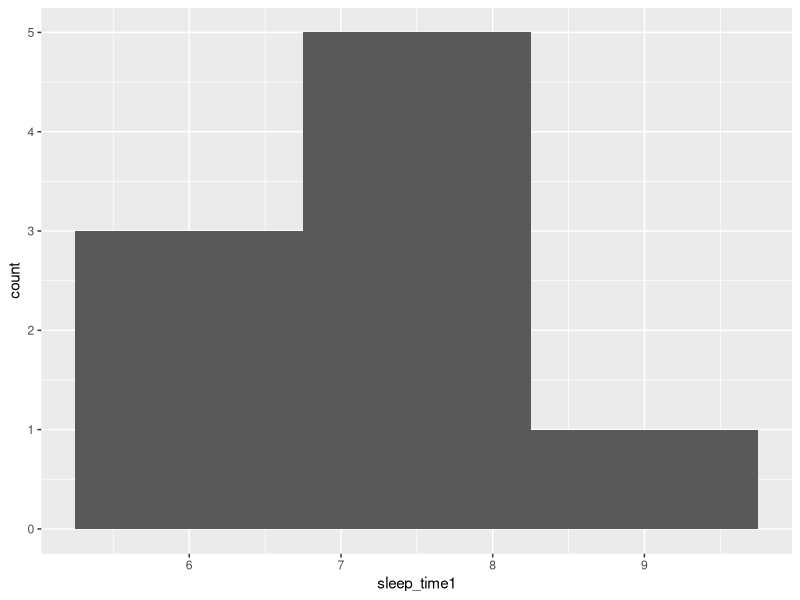
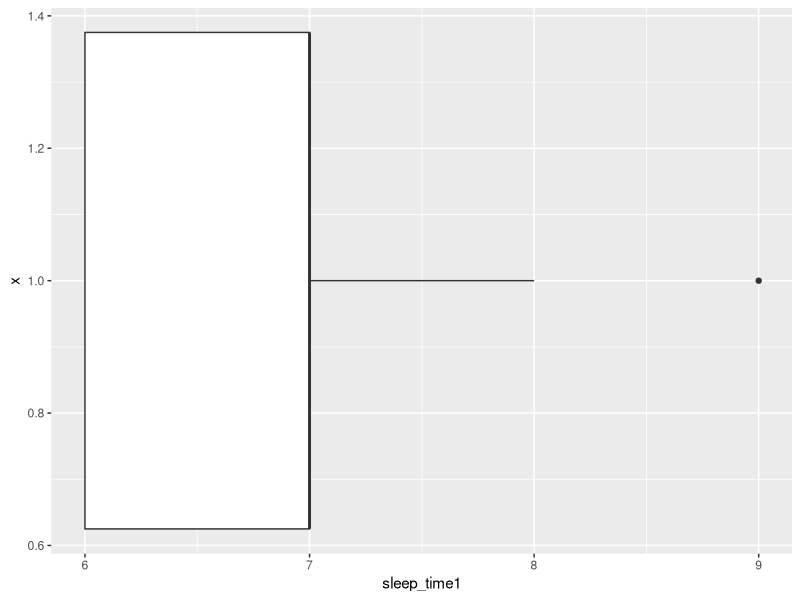
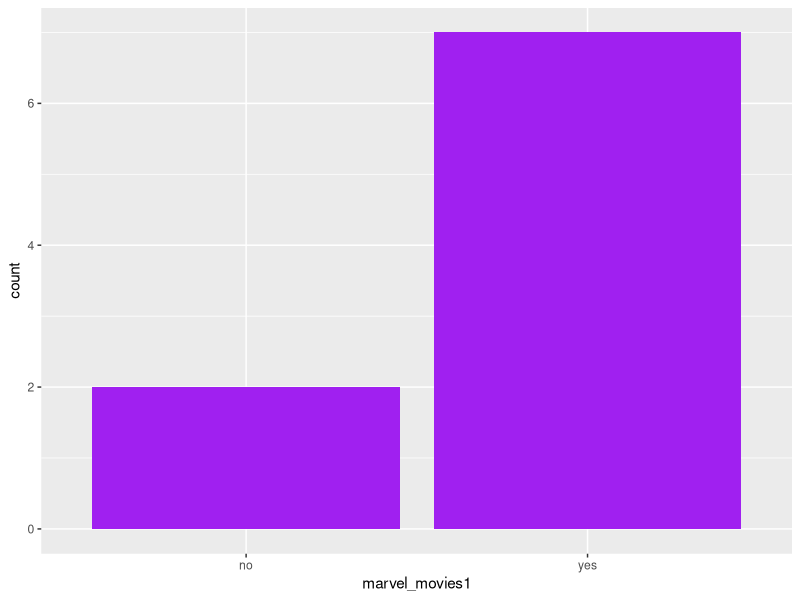
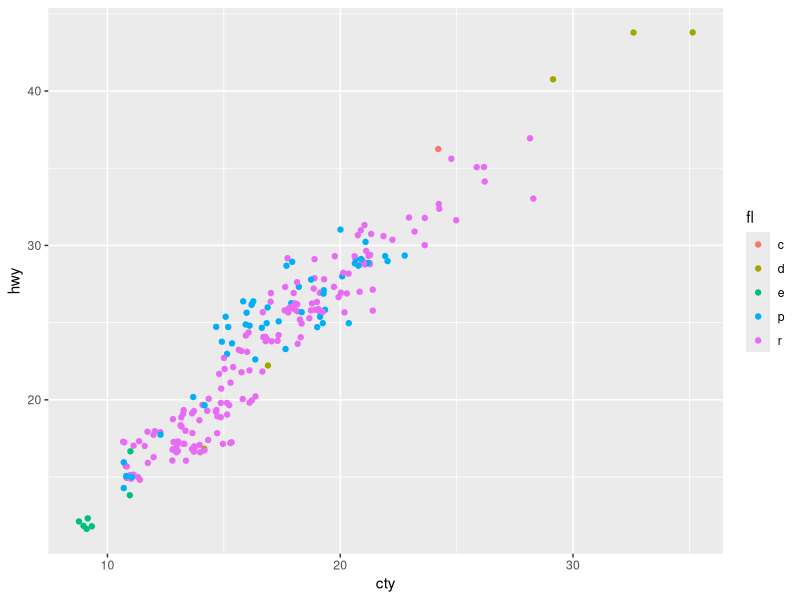
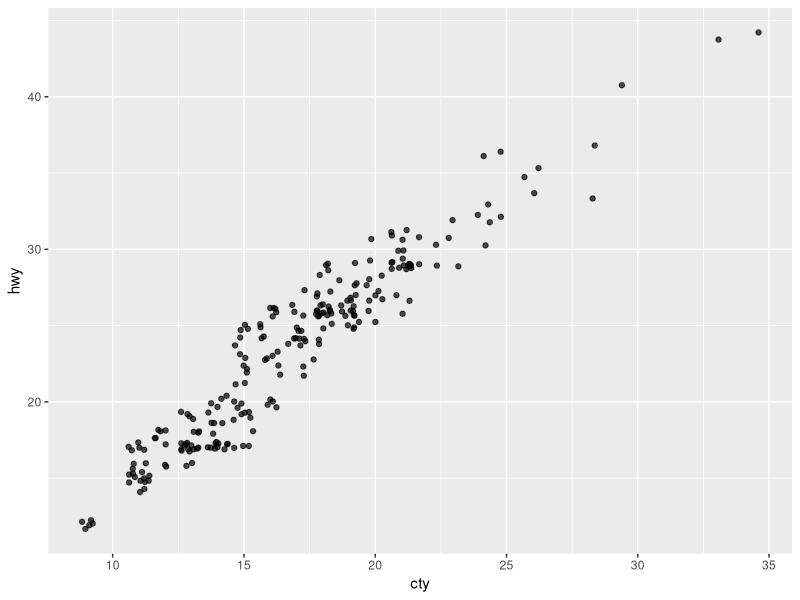
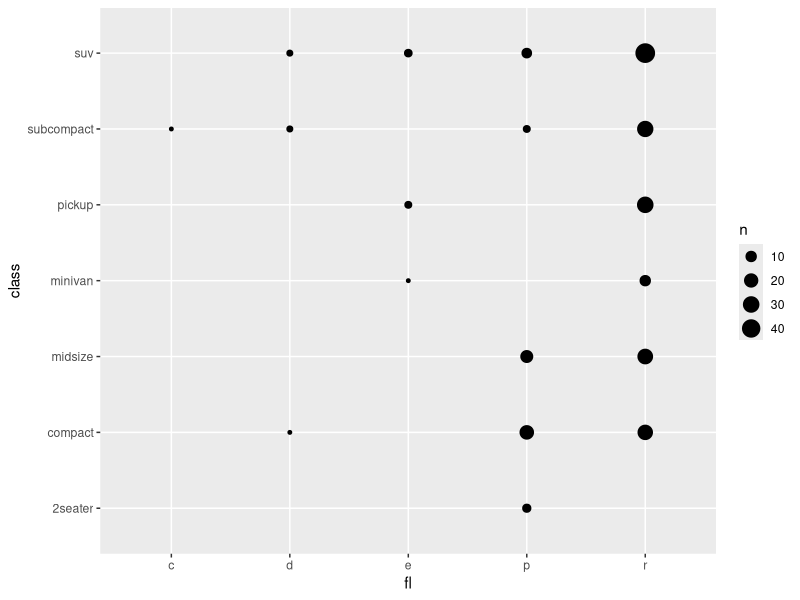
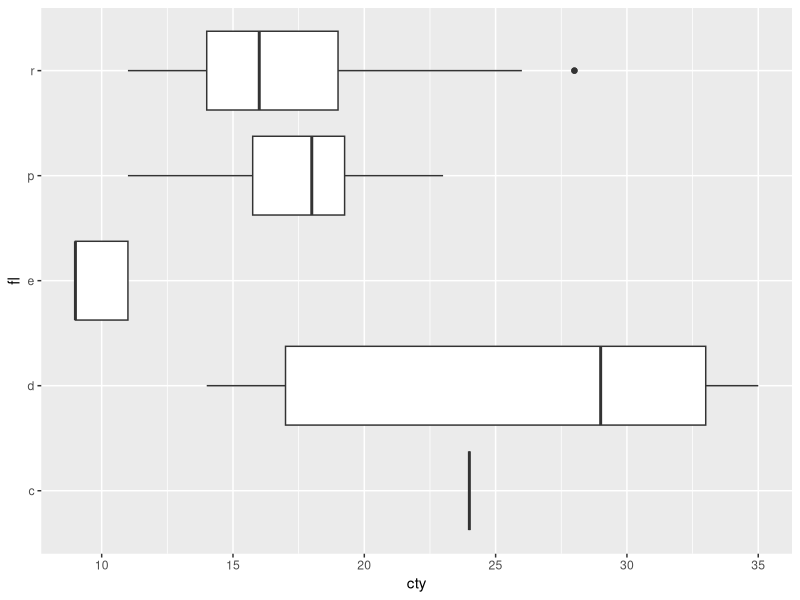

These figures' R source, in order:
library(tidyverse)
#a tibble tells the size and tells whether the data is 
# characters or "double" which is numbers
fav_color1 <- c("purple", "red", "gold", "maroon", 
                "pink", "green", "pink", "blue", "purple")
sleep_time1 <- c(6, 9, 7, 7, 7, 6, 8, 6, 7)
marvel_movies1 <- c("no", "yes", "yes", "yes", "yes", 
                    "yes", "yes", "yes", "no")
hours_study1 <- c(2, 1, 2, 2, 3, 1, 1, 2, 0)

math2441 <- tibble(fav_color = fav_color1,
                   sleep_time = sleep_time1,
                   marvel_movies = marvel_movies1,
                   hours_study = hours_study1)

#Piping
#   f(x) = x^2    g(x) = ln(x)
#       f(g(e^4)) = (ln(e^4))^2 = 16
#     e^4   % > %   g()   % > %   f()   =   16

#Pipelines with 2 arguments
f <- function(w,v){w^2+v^2}
g <- function(x,y){log(x)+log(y)}

exp(2) %>% g(exp(5)) %>% f(2)

#Pipelines with 2 arguments
h <- function(w,v){sqrt(w+v)}
k <- function(z,r){z^2+log(r)}

#Problem 1 k(h(2,2),1)
2 %>% h(2) %>% k(1)

#Problem 2 h(k(2,1/2),3)

2 %>% k(1/2) %>% h(3)

#Using default value of function
f <- function(w,v=2){w^2+v^2}
g <- function(x,y){log(x)+log(y)}

#f(g(exp(2), exp(5),2)
exp(2) %>% g(exp(5)) %>% f()

sleep <- math2441$sleep_time
#center of variable sleeptime
mean(sleep)

median(sleep)

sd(sleep)
#standard deviation measures how much the obs are spread about the center.

#Shape of variable
library(ggplot2)
ggplot(math2441, aes(x=sleep_time1)) +
  geom_histogram(bins = 3)

ggplot(math2441, aes(x=1, y=sleep_time1)) +
  geom_boxplot() +
  coord_flip()

ggplot(math2441, aes(x=marvel_movies1)) +
  geom_bar(fill = "purple")

#---------------------------------------------------------

#Both variables are continuous
ggplot(mpg, aes(x=cty, y=hwy, color = fl)) +
  geom_point(position = "jitter")

ggplot(mpg, aes(x=cty, y=hwy)) +
  geom_point(position = "jitter", alpha = 0.7)

#Both variables are categorical

ggplot(mpg, aes(x=fl, y=class)) +
  geom_count()

mpg %>%
  count(fl,class)

#---------------------------------------------------------

#One variable is categorical, the other is continuous.
#cty vs fl
ggplot(mpg, aes(x=fl ,y=cty)) +
  geom_boxplot() +
  coord_flip()

mpg %>%
  count(fl)

